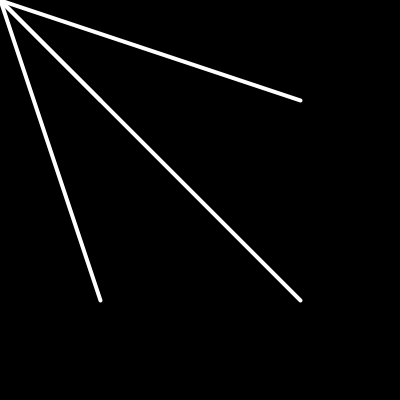
Frame 1 (no input)
Frame 60 (the mouse pressed at the canvas centre just before this capture): identical to frame 1, image omitted
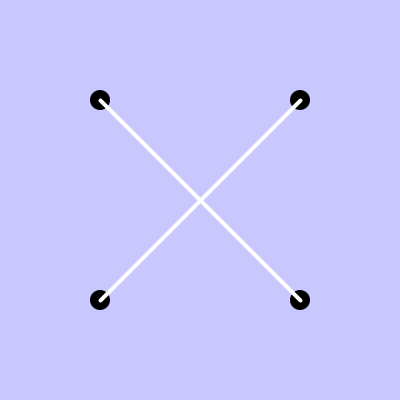
Frame 120 (the mouse held since frame 60 and released just before this capture)

The Processing sketch that drew these frames (run headless with seeded random() and noise(); from frame 60 on, the mouse is pressed at the canvas centre):

// Processing sketch: processing_124537
// ── processing_124537.pde

//erinknowles@student.nscad.ca

void setup() 
{ size(400, 400);
}
void draw() {
background(mouseX, mouseY, mouseX+mouseY);
fill(0);
noStroke();
ellipse(100,100,20,20);
ellipse(100,300,20,20);
ellipse(300,100,20,20);
ellipse(300,300,20,20);
stroke(255);
strokeWeight(4);
line(100, 100, mouseX, mouseY);
line(100, 300, mouseX, mouseY);
line(300, 100, mouseX, mouseY);
line(300, 300, mouseX, mouseY);

}
